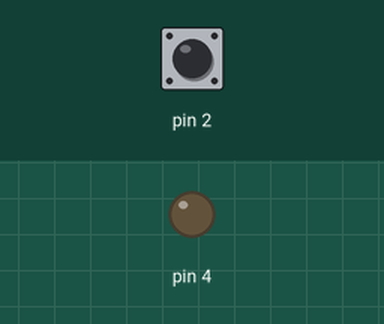
The sketch below on a simulated Arduino Uno, built with avr-gcc and run on an emulated ATmega328P. Parts: output pins drawn as LEDs (lit = HIGH). Dashed ring = blinking. The test bench sets the inputs (shaded band); at power-on: pin 2 HIGH. What the sketch prints to the serial monitor is not drawn.

Above: at 1.2 s.
1.3 s: pin 2 driven LOW
At 2.1 s:
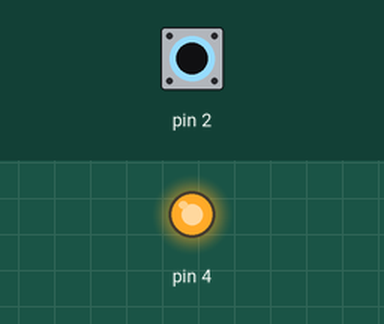
2.8 s: pin 2 driven HIGH
At 3.3 s:
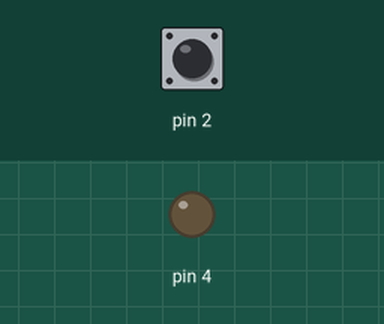
5.8 s: pin 2 pulsed LOW 2 times (0.12 s each, 0.3 s apart)
At 5.86 s:
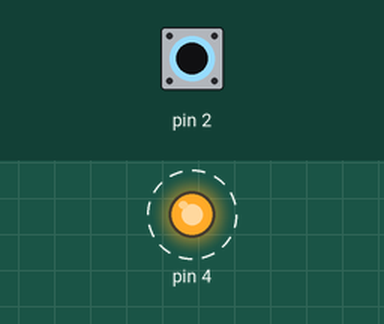
9.4 s: pin 2 pulsed LOW 2 times (0.12 s each, 0.3 s apart)
At 10.5 s:
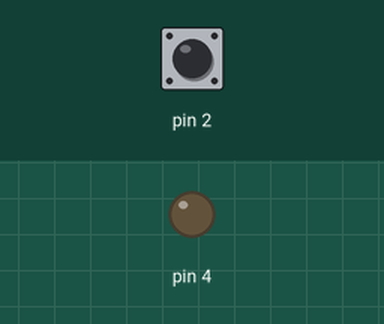
Timing chart, 0 to 12.4 s (numbered marks = the images above; inputs shaded):
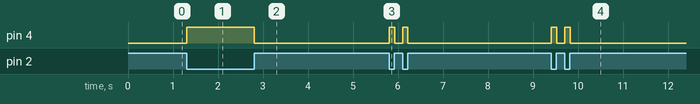

Measured:
- after the input at 1.3 s, pin 4: LOW → HIGH at once
- after the input at 2.8 s, pin 4: HIGH → LOW at once
- after the input at 5.8 s, pin 4: alternates HIGH for 0.12 s and LOW for 0.18 s, 4 changes in all, then stays LOW, starting at once
- after the input at 9.4 s, pin 4: alternates HIGH for 0.12 s and LOW for 0.18 s, 4 changes in all, then stays LOW, starting at once

The sketch:

button_test.ino
```cpp
int state;
void setup() {
 pinMode(2,INPUT);
 pinMode(4,OUTPUT);
 Serial.begin(115200);
}

void loop(){
  state=digitalRead(2);
  if(state==LOW){
    Serial.println("button pressed");
    digitalWrite(4,HIGH);

  }
  else{
    Serial.println("button not pressed");
    digitalWrite(4,LOW);
  }
  }
```
